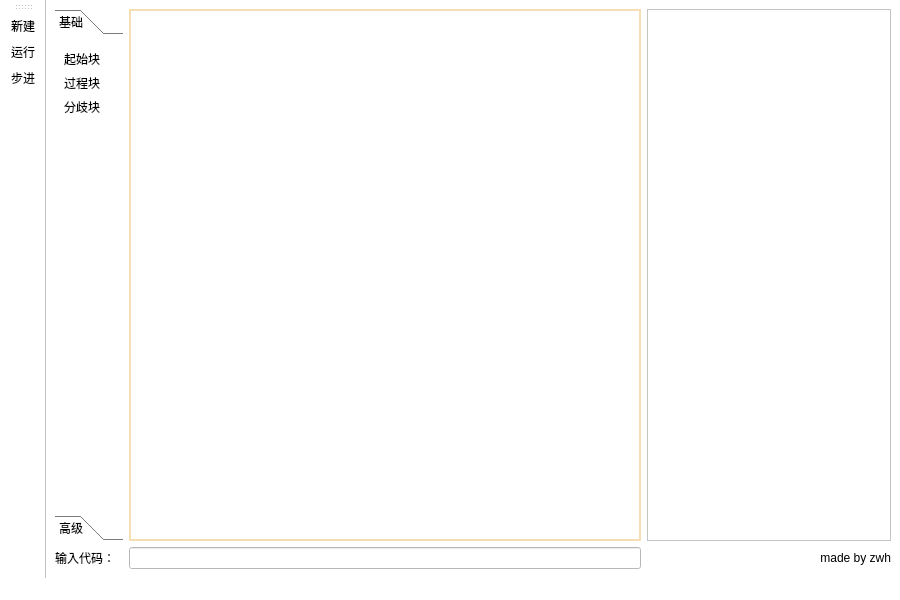
<?xml version="1.0" encoding="UTF-8"?>
<ui version="4.0">
 <class>MainWindow</class>
 <widget class="QMainWindow" name="MainWindow">
  <property name="geometry">
   <rect>
    <x>0</x>
    <y>0</y>
    <width>800</width>
    <height>600</height>
   </rect>
  </property>
  <property name="windowTitle">
   <string>BlockScript v0.0.0</string>
  </property>
  <property name="windowIcon">
   <iconset resource="BlockScript.qrc">
    <normaloff>:/icon.ico</normaloff>:/icon.ico</iconset>
  </property>
  <property name="styleSheet">
   <string notr="true">background-color: rgb(255, 255, 255);
color: rgb(0, 0, 0);</string>
  </property>
  <widget class="QWidget" name="centralwidget">
   <layout class="QGridLayout" name="gridLayout">
    <item row="1" column="0">
     <widget class="QLabel" name="label">
      <property name="text">
       <string>输入代码：</string>
      </property>
     </widget>
    </item>
    <item row="1" column="1">
     <widget class="QLineEdit" name="lineEdit"/>
    </item>
    <item row="0" column="0">
     <widget class="QToolBox" name="toolBox">
      <property name="maximumSize">
       <size>
        <width>155</width>
        <height>16777215</height>
       </size>
      </property>
      <property name="currentIndex">
       <number>0</number>
      </property>
      <widget class="QWidget" name="page">
       <property name="geometry">
        <rect>
         <x>0</x>
         <y>0</y>
         <width>68</width>
         <height>450</height>
        </rect>
       </property>
       <attribute name="label">
        <string>基础</string>
       </attribute>
       <layout class="QVBoxLayout" name="verticalLayout">
        <item>
         <widget class="ActiveLabel" name="label_create_start">
          <property name="text">
           <string>起始块</string>
          </property>
         </widget>
        </item>
        <item>
         <widget class="ActiveLabel" name="label_create_proc">
          <property name="text">
           <string>过程块</string>
          </property>
         </widget>
        </item>
        <item>
         <widget class="ActiveLabel" name="label_create_div">
          <property name="text">
           <string>分歧块</string>
          </property>
         </widget>
        </item>
        <item>
         <spacer name="verticalSpacer">
          <property name="orientation">
           <enum>Qt::Vertical</enum>
          </property>
          <property name="sizeHint" stdset="0">
           <size>
            <width>20</width>
            <height>40</height>
           </size>
          </property>
         </spacer>
        </item>
       </layout>
      </widget>
      <widget class="QWidget" name="page_2">
       <property name="geometry">
        <rect>
         <x>0</x>
         <y>0</y>
         <width>68</width>
         <height>450</height>
        </rect>
       </property>
       <attribute name="label">
        <string>高级</string>
       </attribute>
      </widget>
     </widget>
    </item>
    <item row="0" column="1">
     <widget class="ActiveView" name="widget" native="true">
      <property name="minimumSize">
       <size>
        <width>512</width>
        <height>0</height>
       </size>
      </property>
      <property name="styleSheet">
       <string notr="true">background-color: rgb(255, 255, 255);
border:2px solid wheat;</string>
      </property>
      <layout class="QVBoxLayout" name="verticalLayout_2"/>
     </widget>
    </item>
    <item row="0" column="2">
     <widget class="QListWidget" name="listWidget">
      <property name="sizePolicy">
       <sizepolicy hsizetype="Minimum" vsizetype="Expanding">
        <horstretch>0</horstretch>
        <verstretch>0</verstretch>
       </sizepolicy>
      </property>
      <property name="minimumSize">
       <size>
        <width>244</width>
        <height>0</height>
       </size>
      </property>
     </widget>
    </item>
    <item row="1" column="2">
     <widget class="QLabel" name="label_2">
      <property name="text">
       <string>made by zwh</string>
      </property>
      <property name="alignment">
       <set>Qt::AlignRight|Qt::AlignTrailing|Qt::AlignVCenter</set>
      </property>
     </widget>
    </item>
   </layout>
  </widget>
  <widget class="QMenuBar" name="menubar">
   <property name="geometry">
    <rect>
     <x>0</x>
     <y>0</y>
     <width>800</width>
     <height>21</height>
    </rect>
   </property>
  </widget>
  <widget class="QStatusBar" name="statusbar"/>
  <widget class="QToolBar" name="toolBar">
   <property name="windowTitle">
    <string>toolBar</string>
   </property>
   <attribute name="toolBarArea">
    <enum>LeftToolBarArea</enum>
   </attribute>
   <attribute name="toolBarBreak">
    <bool>false</bool>
   </attribute>
   <addaction name="action_new"/>
   <addaction name="action_run"/>
   <addaction name="action_step"/>
  </widget>
  <action name="action_new">
   <property name="text">
    <string>新建</string>
   </property>
  </action>
  <action name="action_run">
   <property name="text">
    <string>运行</string>
   </property>
  </action>
  <action name="action_tool">
   <property name="text">
    <string>工具</string>
   </property>
  </action>
  <action name="action_settings">
   <property name="text">
    <string>设置</string>
   </property>
  </action>
  <action name="action_step">
   <property name="text">
    <string>步进</string>
   </property>
  </action>
 </widget>
 <customwidgets>
  <customwidget>
   <class>ActiveLabel</class>
   <extends>QLabel</extends>
   <header>ui/activelabel.h</header>
  </customwidget>
  <customwidget>
   <class>ActiveView</class>
   <extends>QWidget</extends>
   <header>ui/activeview.h</header>
   <container>1</container>
  </customwidget>
 </customwidgets>
 <resources>
  <include location="BlockScript.qrc"/>
 </resources>
 <connections/>
</ui>
